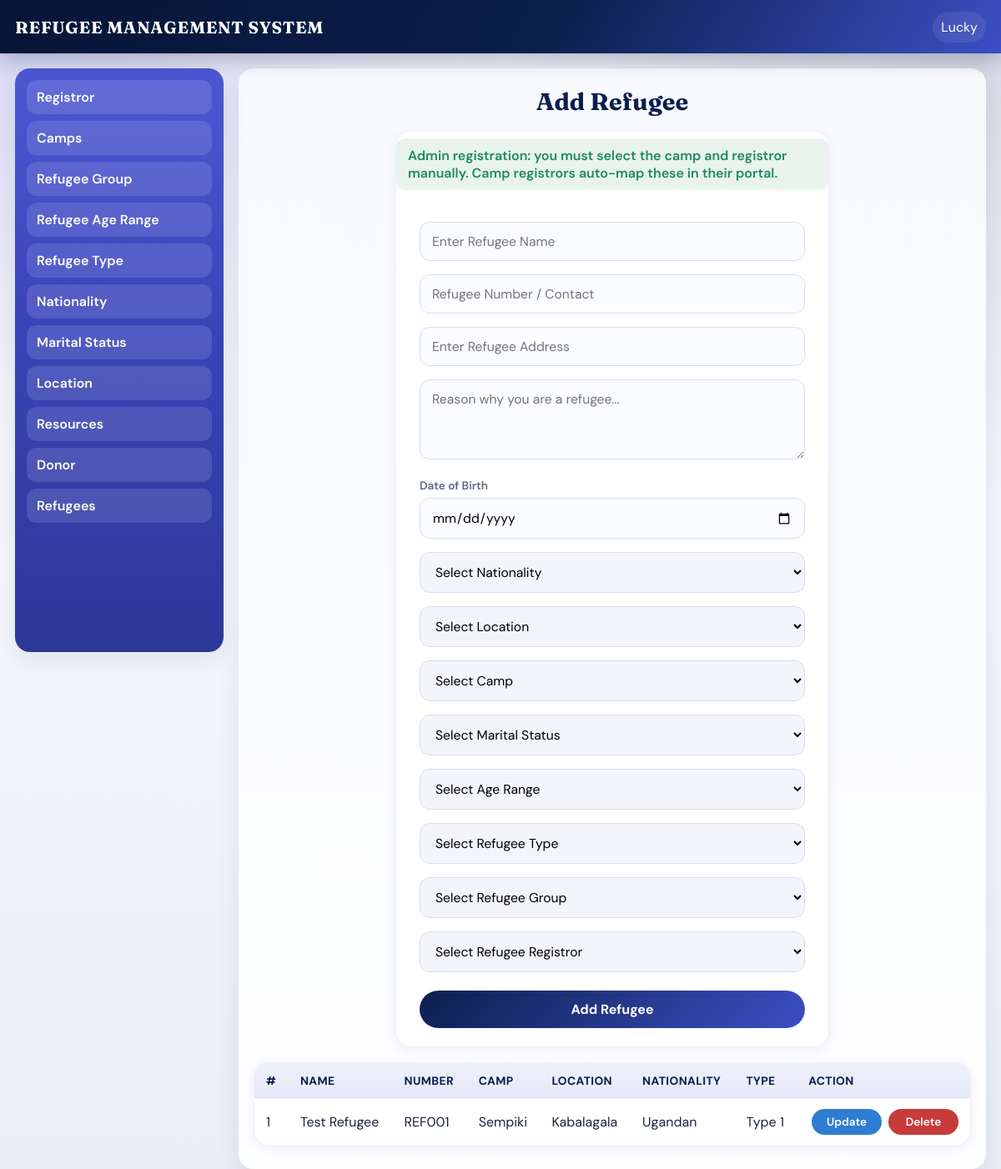
Screenshot of /refugee.php (signed in) with the database file from the repository.
### tables this page shows
CREATE TABLE IF NOT EXISTS `refugee` (
  `ref_id` int NOT NULL AUTO_INCREMENT,
  `name` varchar(45) NOT NULL,
  `ref_number` varchar(45) NOT NULL,
  `n_id` int NOT NULL,
  `c_id` int NOT NULL,
  `l_id` int NOT NULL,
  `address` varchar(45) NOT NULL,
  `reason` varchar(45) NOT NULL,
  `DOB` varchar(45) NOT NULL,
  `m_id` int NOT NULL,
  `age_id` int NOT NULL,
  `t_id` int NOT NULL,
  `g_id` int NOT NULL,
  `r_id` int NOT NULL,
  PRIMARY KEY (`ref_id`),
  KEY `fk_refugee_refugee_group1_idx` (`g_id`),
  KEY `fk_refugee_refugee_type1_idx` (`t_id`),
  KEY `fk_refugee_marital_status1_idx` (`m_id`),
  KEY `fk_refugee_camp1_idx` (`c_id`),
  KEY `fk_refugee_location1_idx` (`l_id`),
  KEY `fk_refugee_age_range1_idx` (`age_id`),
  KEY `fk_refugee_nationality1_idx` (`n_id`),
  KEY `fk_refugee_registrar1_idx` (`r_id`)
);

CREATE TABLE IF NOT EXISTS `camp` (
  `c_id` int NOT NULL AUTO_INCREMENT,
  `campIMG` varchar(45) NOT NULL,
  `c_name` varchar(45) NOT NULL,
  `l_id` int NOT NULL,
  `r_id` int NOT NULL,
  PRIMARY KEY (`c_id`),
  KEY `fk_camp_location_idx` (`l_id`)
);

CREATE TABLE IF NOT EXISTS `location` (
  `l_id` int NOT NULL AUTO_INCREMENT,
  `l_name` varchar(45) NOT NULL,
  PRIMARY KEY (`l_id`)
);

CREATE TABLE IF NOT EXISTS `nationality` (
  `n_id` int NOT NULL AUTO_INCREMENT,
  `nationality` varchar(45) NOT NULL,
  PRIMARY KEY (`n_id`)
);

CREATE TABLE IF NOT EXISTS `refugee_type` (
  `t_id` int NOT NULL AUTO_INCREMENT,
  `type` varchar(45) NOT NULL,
  PRIMARY KEY (`t_id`)
);

### refugee.php (the view, shortened to what this page needs)
<?php include "includes/header.php" ?>
<div class="container">
    <div class="sidebar">
<?php include "includes/sidebar.php"; ?>
    </div>
    <div class="main">
      <h1>Add Refugee</h1>
      <div class="form-section">
        <div class="alert alert-success">Admin registration: you must select the camp and registror manually. Camp registrors auto-map these in their portal.</div>
        <form action="" method="post">
            <input type="text" name="ref_name" placeholder="Enter Refugee Name" required>
            <input type="text" name="ref_contact" placeholder="Refugee Number / Contact" required>
            <input type="text" name="ref_adres" placeholder="Enter Refugee Address" required>
            <textarea name="reason" placeholder="Reason why you are a refugee..." required></textarea>
            <label>Date of Birth</label>
            <input type="date" name="ref_DOB" required>
            <select name="nationality" required>
                <option value="">Select Nationality</option>
            </select>
            <select name="location" required>
                <option value="">Select Location</option>
            </select>
            <select name="camp" required>
                <option value="">Select Camp</option>
            </select>
            <select name="malital_status" required>
                <option value="">Select Marital Status</option>
            </select>
            <select name="age_range" required>
                <option value="">Select Age Range</option>
            </select>
            <select name="refugee_type" required>
                <option value="">Select Refugee Type</option>
            </select>
            <select name="refugee_group" required>
                <option value="">Select Refugee Group</option>
            </select>
            <select name="registror" required>
                <option value="">Select Refugee Registror</option>
            </select>
            <input type="submit" name="submit" value="Add Refugee" class="btn">
        </form>
      </div>
      <div class="table-section" id="list">
   <table>
        <tr>
          <th>#</th>
          <th>Name</th>
          <th>Number</th>
          <th>Camp</th>
          <th>Location</th>
          <th>Nationality</th>
          <th>Type</th>
          <th>Action</th>
        </tr>
        <?php
        $select=mysqli_query($conn,"select refugee.*, camp.c_name, location.l_name, nationality.nationality, refugee_type.type
        from refugee
        left join camp on refugee.c_id=camp.c_id
        left join location on refugee.l_id=location.l_id
        left join nationality on refugee.n_id=nationality.n_id
        left join refugee_type on refugee.t_id=refugee_type.t_id
        order by refugee.ref_id desc");
        $count=0;
        while($row=mysqli_fetch_array($select)){
          $count++;
          ?>
<tr>
          <td><?php echo $count; ?></td>
          <td><?php echo htmlspecialchars($row['name']); ?></td>
          <td><?php echo htmlspecialchars($row['ref_number']); ?></td>
          <td><?php echo htmlspecialchars($row['c_name']); ?></td>
          <td><?php echo htmlspecialchars($row['l_name']); ?></td>
          <td><?php echo htmlspecialchars($row['nationality']); ?></td>
          <td><?php echo htmlspecialchars($row['type']); ?></td>
          <td><div class="actions">
           <a href="update-refugee.php?ref=<?php echo $row['ref_id']; ?>"><div class="edit">Update</div></a>
           <a href="delete-refugee.php?ref=<?php echo $row['ref_id']; ?>" onclick="return confirm('Are you sure you want to delete');"><div class="delete">Delete</div></a>
          </div></td>
        </tr>
          <?php
        }
        ?>
      </table>
</div>
    </div>
</div>
<?php include "includes/footer.php"; ?>

### assets/css/dashboard.css (style rules this page uses)
:root { --navy: #0b1f4d; --navy-deep: #071536; --indigo: #3d4fc4; --indigo-soft: #6a6ae3; --sky: #e8eefc; --surface: #f4f6fb; --card: #ffffff; --text: #1a2340; --muted: #5b6785; --success: #1f8a5b; --danger: #c73b3b; --warn: #2f7dd1; --radius: 14px; --shadow: 0 10px 30px rgba(11, 31, 77, 0.08); --shadow-sm: 0 4px 14px rgba(11, 31, 77, 0.06); --font: "DM Sans", "Segoe UI", sans-serif; --display: "Fraunces", Georgia, serif; }
* { padding: 0; margin: 0; box-sizing: border-box; }
html { scroll-behavior: smooth; }
body { font-family: var(--font); color: var(--text); background: radial-gradient(circle at top left, rgba(106, 106, 227, 0.18), transparent 28%), radial-gradient(circle at top right, rgba(11, 31, 77, 0.12), transparent 32%), linear-gradient(180deg, #eef1f8 0%, var(--surface) 48%, #e9edf7 100%); min-height: 100vh; }
a { color: inherit; }
.container { display: grid; grid-template-columns: 250px 1fr; gap: 18px; padding: 18px; max-width: 1500px; margin: 0 auto; align-items: start; }
.container .sidebar { width: 100%; min-height: calc(100vh - 100px); background: linear-gradient(180deg, #4d57d2 0%, #3a44b8 45%, #2d3798 100%); border-radius: 18px; overflow: hidden; box-shadow: var(--shadow); position: sticky; top: 82px; }
.container .main { width: 100%; min-height: calc(100vh - 100px); border-radius: 18px; text-align: center; background: linear-gradient(180deg, rgba(255, 255, 255, 0.72), rgba(255, 255, 255, 0.92)), var(--sky); box-shadow: var(--shadow); padding: 22px 18px 28px; overflow: auto; }
.main > h1 { font-family: var(--display); font-size: clamp(1.4rem, 2.4vw, 2rem); color: var(--navy); margin-bottom: 18px; }
.alert { display: inline-block; padding: 10px 14px; border-radius: 10px; margin: 8px 0 14px; font-weight: 600; }
.alert-success { color: var(--success); background: rgba(31, 138, 91, 0.1); }
.form-section { margin: 0 auto 18px; width: min(520px, 100%); background: var(--card); border-radius: 18px; overflow: hidden; box-shadow: var(--shadow-sm); border: 1px solid rgba(61, 79, 196, 0.08); text-align: left; }
.table-section { margin: 18px auto 0; width: min(1100px, 100%); background: var(--card); border-radius: 18px; overflow: auto; box-shadow: var(--shadow-sm); border: 1px solid rgba(61, 79, 196, 0.08); }
.table-section table { width: 100%; border-collapse: collapse; margin: 0; border: 0; }
.table-section table th { text-align: left; background: linear-gradient(180deg, #eef1fb, #e4e9f8); padding: 12px 14px; color: var(--navy); font-size: 0.86rem; letter-spacing: 0.03em; text-transform: uppercase; white-space: nowrap; }
.table-section table td { text-align: left; padding: 12px 14px; border-top: 1px solid #edf0f7; vertical-align: middle; }
.actions { display: flex; flex-wrap: wrap; gap: 8px; justify-content: flex-end; }
.table-section table td .delete, .table-section table td .edit { width: auto; min-width: 84px; padding: 7px 12px; color: #fff; border-radius: 999px; float: none; margin: 0; text-align: center; font-size: 0.85rem; font-weight: 600; display: inline-block; }
.table-section table td .delete { background: var(--danger); }
.table-section table td .edit { background: var(--warn); }
.form-section form { width: 100%; padding: 18px; display: block; }
.form-section form label { display: block; margin: 8px 10px 0; font-size: 0.85rem; color: var(--muted); font-weight: 600; }
.form-section form input, .form-section form textarea, .form-section form select { width: calc(100% - 20px); margin: 6px 10px 10px; padding: 12px 14px; border-radius: 12px; outline: none; border: 1px solid #d7deef; background: #fbfcff; font-family: var(--font); font-size: 0.98rem; transition: border-color 0.2s ease, box-shadow 0.2s ease; }
.form-section form textarea { min-height: 96px; resize: vertical; }
.form-section form select { background: #f3f5fb; }
.form-section form .btn { background: linear-gradient(135deg, var(--navy), var(--indigo)); color: #fff; padding: 12px 16px; border: none; border-radius: 999px; text-align: center; font-family: var(--font); font-size: 1rem; font-weight: 700; width: calc(100% - 20px); margin: 12px 10px 4px; }

### rows the page displays
refugee: name "Test Refugee", ref_number "REF001", c.c_name "Sempiki", l.l_name "Kabalagala", n.nationality "Ugandan", t.type "Type 1"

### other values shown
$_SESSION['name'] "Lucky"
